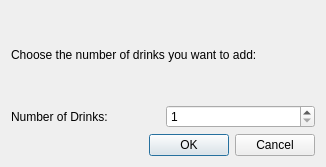
<?xml version="1.0" encoding="UTF-8"?>
<ui version="4.0">
 <class>ChooseDrinkCountDialog</class>
 <widget class="QDialog" name="ChooseDrinkCountDialog">
  <property name="geometry">
   <rect>
    <x>0</x>
    <y>0</y>
    <width>326</width>
    <height>167</height>
   </rect>
  </property>
  <property name="windowTitle">
   <string>Dialog</string>
  </property>
  <layout class="QVBoxLayout" name="verticalLayout">
   <item>
    <layout class="QHBoxLayout" name="horizontalLayout_2">
     <item>
      <widget class="QLabel" name="label_2">
       <property name="text">
        <string>Choose the number of drinks you want to add:</string>
       </property>
      </widget>
     </item>
    </layout>
   </item>
   <item>
    <layout class="QHBoxLayout" name="horizontalLayout">
     <item>
      <widget class="QLabel" name="label">
       <property name="text">
        <string>Number of Drinks:</string>
       </property>
      </widget>
     </item>
     <item>
      <widget class="QSpinBox" name="spinBox">
       <property name="minimum">
        <number>1</number>
       </property>
      </widget>
     </item>
    </layout>
   </item>
   <item>
    <widget class="QDialogButtonBox" name="buttonBox">
     <property name="orientation">
      <enum>Qt::Horizontal</enum>
     </property>
     <property name="standardButtons">
      <set>QDialogButtonBox::Cancel|QDialogButtonBox::Ok</set>
     </property>
    </widget>
   </item>
  </layout>
 </widget>
 <resources/>
 <connections>
  <connection>
   <sender>buttonBox</sender>
   <signal>accepted()</signal>
   <receiver>ChooseDrinkCountDialog</receiver>
   <slot>accept()</slot>
   <hints>
    <hint type="sourcelabel">
     <x>248</x>
     <y>254</y>
    </hint>
    <hint type="destinationlabel">
     <x>157</x>
     <y>274</y>
    </hint>
   </hints>
  </connection>
  <connection>
   <sender>buttonBox</sender>
   <signal>rejected()</signal>
   <receiver>ChooseDrinkCountDialog</receiver>
   <slot>reject()</slot>
   <hints>
    <hint type="sourcelabel">
     <x>316</x>
     <y>260</y>
    </hint>
    <hint type="destinationlabel">
     <x>286</x>
     <y>274</y>
    </hint>
   </hints>
  </connection>
 </connections>
</ui>
